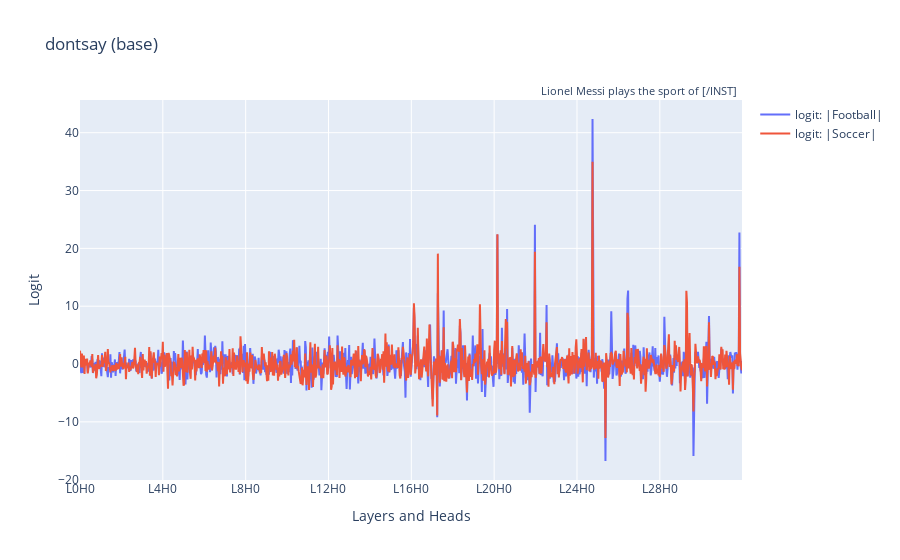
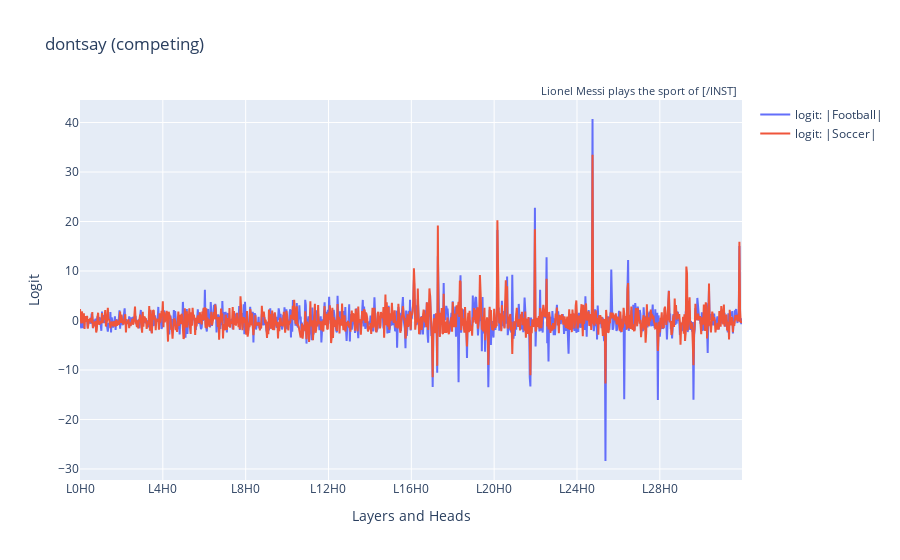

The code cell stored with these charts, in order, in its notebook:
### Markdown cell above
### Plot by head

### Code cell
lens_type = "logit"
for prompt_type in ["dontsay"]:
    ld_base = lens_dict[f"{prompt_type}_base"]
    ld_comp = lens_dict[f"{prompt_type}_competing"]

    for ld, title in [
        (ld_base, f"{prompt_type} (base)"),
        (ld_comp, f"{prompt_type} (competing)"),
    ]:
        logits, labels = ld.get_logits("attn_head", lens_type=lens_type)
        utils.plot_head_data(
            lines=[
                (
                    f"{lens_type}: |{ld_base.pd.ml_str}|",
                    logits[:, ld_base.pd.ml_token],
                    labels,
                ),
                (
                    f"{lens_type}: |{ld_comp.pd.ml_str}|",
                    logits[:, ld_comp.pd.ml_token],
                    labels,
                ),
            ],
            annotation_text=ld_base.pd.prompt.split("\n")[-1],
            title=title,
            yaxis_title="Logit",
        ).show()

    # for ld, title in [
    #     (ld_base, f"{prompt_type} (base)"),
    #     (ld_comp, f"{prompt_type} (competing)"),
    # ]:
    #     logits, labels = ld.get_logits("mlp_out", lens_type=lens_type)
    #     utils.plot_head_data(
    #         lines=[
    #             (
    #                 f"{lens_type}: |{ld_base.pd.ml_str}|",
    #                 logits[:, ld_base.pd.ml_token],
    #                 labels,
    #             ),
    #             (
    #                 f"{lens_type}: |{ld_comp.pd.ml_str}|",
    #                 logits[:, ld_comp.pd.ml_token],
    #                 labels,
    #             ),
    #         ],
    #         annotation_text=ld_base.pd.prompt.split("\n")[-1],
    #         title=title,
    #         yaxis_title="Logit",
    #     ).show()

### Figure 1 — Plotly figure (JSON) as saved in the notebook; plotly's stock layout.template omitted (floating-point values rounded to 4 significant figures; data arrays with more than 128 entries replaced by an {"elided": "..."} marker saying what was removed)
{"data": [{"mode": "lines", "name": "logit: |Football|", "type": "scatter", "x": {"elided": "1024 str values"}, "y": {"elided": "1024 float values"}}, {"mode": "lines", "name": "logit: |Soccer|", "type": "scatter", "x": {"elided": "1024 str values"}, "y": {"elided": "1024 float values"}}], "layout": {"annotations": [{"font": {"size": 11}, "showarrow": false, "text": "Lionel Messi plays the sport of [/INST] ", "x": 1, "xref": "paper", "y": 1.05, "yref": "paper"}], "hovermode": "x unified", "showlegend": true, "title": {"text": "dontsay (base)"}, "xaxis": {"ticktext": ["L0H0", "L4H0", "L8H0", "L12H0", "L16H0", "L20H0", "L24H0", "L28H0"], "tickvals": [0, 128, 256, 384, 512, 640, 768, 896], "title": {"text": "Layers and Heads"}}, "yaxis": {"title": {"text": "Logit"}}}}

### Figure 2 — Plotly figure (JSON) as saved in the notebook; plotly's stock layout.template omitted (floating-point values rounded to 4 significant figures; data arrays with more than 128 entries replaced by an {"elided": "..."} marker saying what was removed)
{"data": [{"mode": "lines", "name": "logit: |Football|", "type": "scatter", "x": {"elided": "1024 str values"}, "y": {"elided": "1024 float values"}}, {"mode": "lines", "name": "logit: |Soccer|", "type": "scatter", "x": {"elided": "1024 str values"}, "y": {"elided": "1024 float values"}}], "layout": {"annotations": [{"font": {"size": 11}, "showarrow": false, "text": "Lionel Messi plays the sport of [/INST] ", "x": 1, "xref": "paper", "y": 1.05, "yref": "paper"}], "hovermode": "x unified", "showlegend": true, "title": {"text": "dontsay (competing)"}, "xaxis": {"ticktext": ["L0H0", "L4H0", "L8H0", "L12H0", "L16H0", "L20H0", "L24H0", "L28H0"], "tickvals": [0, 128, 256, 384, 512, 640, 768, 896], "title": {"text": "Layers and Heads"}}, "yaxis": {"title": {"text": "Logit"}}}}
